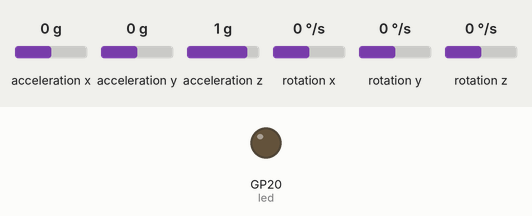
Simulated run of this program. Board: Raspberry Pi Pico running CircuitPython. Shown: output pins drawn as LEDs (lit = HIGH). The test bench sets the inputs (shaded band); at power-on: acceleration z 1 g, acceleration x 0 g, acceleration y 0 g, rotation x 0 °/s, rotation y 0 °/s, rotation z 0 °/s. Files the program writes start out absent.

Above: at 1.2 s.
1.3 s: acceleration z set to 0.8 g
At 2.5 s:
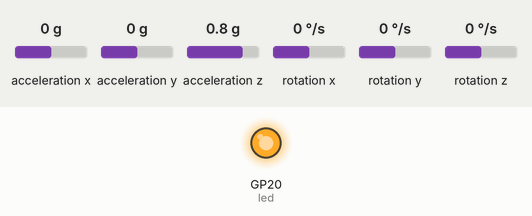
3.0 s: acceleration z set to 1.4 g
At 3.9 s:
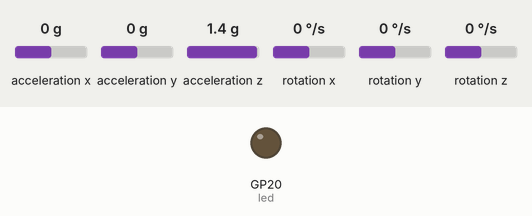
4.5 s: acceleration z set to -1.4 g
At 5.3 s:
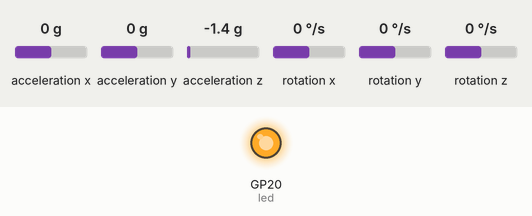
Timing chart, 0 to 7.5 s (numbered marks = the images above; inputs shaded):
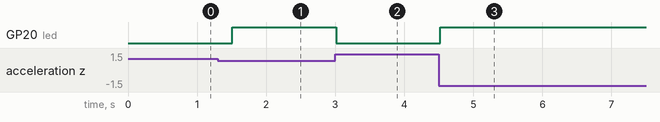

The program:

Data_Part_1__Storage_.py
```python
import adafruit_mpu6050
import busio
import board
import time
import digitalio

led = digitalio.DigitalInOut(board.GP20)
led.direction = digitalio.Direction.OUTPUT

sda_pin = board.GP14
scl_pin = board.GP15
i2c = busio.I2C(scl_pin, sda_pin)
mpu = adafruit_mpu6050.MPU6050(i2c)

st = time.monotonic()
tilt = False

while True:
    with open("/data.csv", "a") as datalog:
        ct = time.monotonic()
        if mpu.acceleration[2] < 9:
            led.value = True
            tilt = True
        else:
            led.value = False
            tilt = False
        datalog.write(f"{float(ct)},{round(mpu.gyro[0],3)},{round(mpu.gyro[1],3)},{round(mpu.gyro[2],3)},{str(tilt)},{mpu.acceleration[2]}\n")
        time.sleep(0.5)
        datalog.flush()
```

Measured:
- the behaviour switches between 1 and 0.9 g on acceleration z (found by bisection; images 0 and 1)
- after the input at 1.3 s, GP20 (led): LOW → HIGH after 0.21 s
- after the input at 3.0 s, GP20 (led): HIGH → LOW at once
- after the input at 4.5 s, GP20 (led): LOW → HIGH at once
